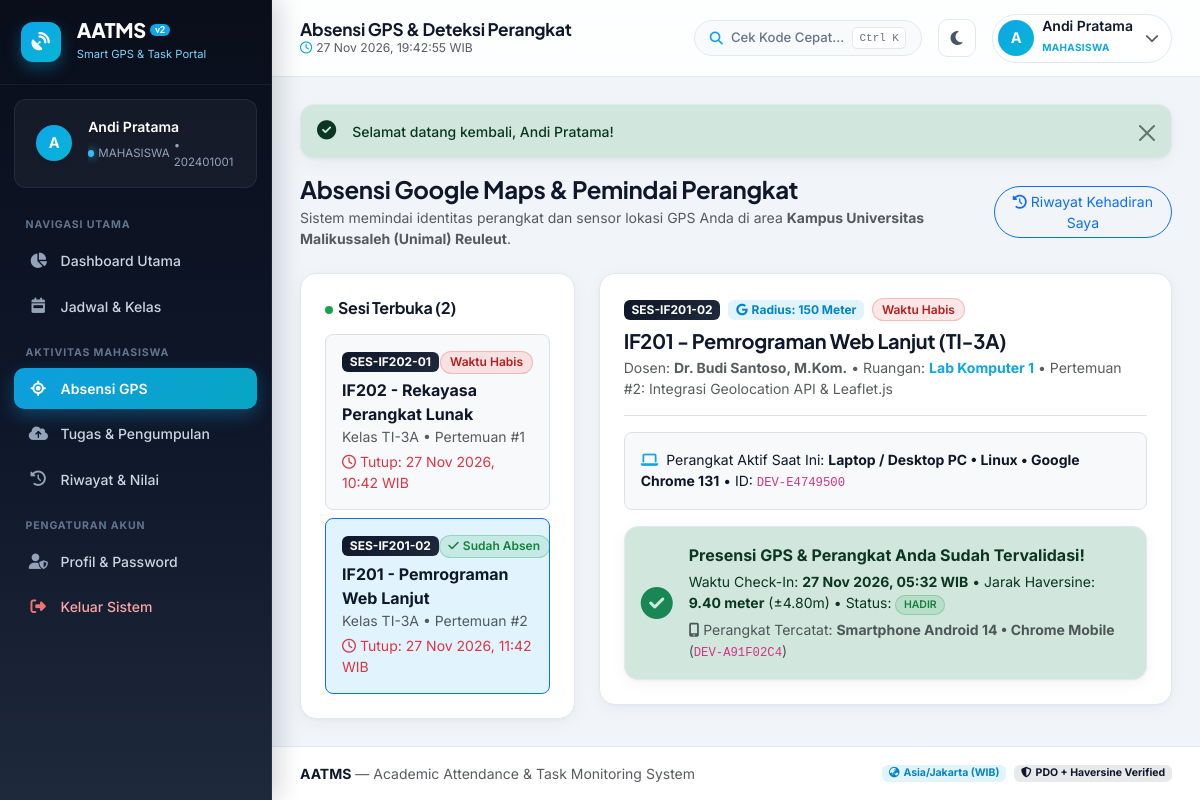
The page /public/mahasiswa/attendance.php?session_id=2 (signed in) on the database its author committed.
### tables this page shows
CREATE TABLE `attendance_sessions` (
  `id` INT AUTO_INCREMENT PRIMARY KEY,
  `class_id` INT NOT NULL,
  `dosen_id` INT NOT NULL,
  `session_code` VARCHAR(20) NOT NULL UNIQUE,
  `meeting_number` INT NOT NULL,
  `topic` VARCHAR(255) NOT NULL,
  `target_lat` DECIMAL(10, 8) NOT NULL,
  `target_lng` DECIMAL(11, 8) NOT NULL,
  `radius_meters` INT NOT NULL DEFAULT 100,
  `opened_at` DATETIME NOT NULL,
  `closed_at` DATETIME NOT NULL,
  `status` ENUM('open','closed') NOT NULL DEFAULT 'open',
  CONSTRAINT `fk_att_sessions_class` FOREIGN KEY (`class_id`) REFERENCES `classes`(`id`) ON DELETE CASCADE ON UPDATE CASCADE,
  CONSTRAINT `fk_att_sessions_dosen` FOREIGN KEY (`dosen_id`) REFERENCES `users`(`id`) ON DELETE CASCADE ON UPDATE CASCADE
);

CREATE TABLE `courses` (
  `id` INT AUTO_INCREMENT PRIMARY KEY,
  `course_code` VARCHAR(20) NOT NULL UNIQUE,
  `course_name` VARCHAR(100) NOT NULL,
  `sks` TINYINT NOT NULL,
  `dosen_id` INT NOT NULL,
  `semester_id` INT NOT NULL,
  CONSTRAINT `fk_courses_dosen` FOREIGN KEY (`dosen_id`) REFERENCES `users`(`id`) ON DELETE RESTRICT ON UPDATE CASCADE,
  CONSTRAINT `fk_courses_semester` FOREIGN KEY (`semester_id`) REFERENCES `semesters`(`id`) ON DELETE RESTRICT ON UPDATE CASCADE
);

CREATE TABLE `classes` (
  `id` INT AUTO_INCREMENT PRIMARY KEY,
  `course_id` INT NOT NULL,
  `class_name` VARCHAR(50) NOT NULL,
  `schedule_day` VARCHAR(20) NOT NULL,
  `start_time` TIME NOT NULL,
  `end_time` TIME NOT NULL,
  `room` VARCHAR(50) NOT NULL,
  CONSTRAINT `fk_classes_course` FOREIGN KEY (`course_id`) REFERENCES `courses`(`id`) ON DELETE CASCADE ON UPDATE CASCADE
);

CREATE TABLE `users` (
  `id` INT AUTO_INCREMENT PRIMARY KEY,
  `username` VARCHAR(50) NOT NULL UNIQUE,
  `password_hash` VARCHAR(255) NOT NULL,
  `full_name` VARCHAR(100) NOT NULL,
  `email` VARCHAR(100) NOT NULL UNIQUE,
  `role` ENUM('admin','dosen','mahasiswa','kaprodi') NOT NULL,
  `nim_nidn` VARCHAR(30) DEFAULT NULL,
  `is_active` TINYINT(1) NOT NULL DEFAULT 1,
  `created_at` TIMESTAMP NOT NULL DEFAULT CURRENT_TIMESTAMP
);

CREATE TABLE `attendances` (
  `id` INT AUTO_INCREMENT PRIMARY KEY,
  `session_id` INT NOT NULL,
  `student_id` INT NOT NULL,
  `check_in_time` DATETIME NOT NULL,
  `student_lat` DECIMAL(10, 8) NOT NULL,
  `student_lng` DECIMAL(11, 8) NOT NULL,
  `distance_meters` DECIMAL(10, 2) NOT NULL,
  `gps_accuracy` DECIMAL(10, 2) DEFAULT NULL,
  `device_info` VARCHAR(180) DEFAULT NULL,
  `device_fingerprint` VARCHAR(64) DEFAULT NULL,
  `ip_address` VARCHAR(45) DEFAULT NULL,
  `status` ENUM('hadir','terlambat','izin','sakit','alpha') NOT NULL DEFAULT 'hadir',
  `location_valid` TINYINT(1) NOT NULL DEFAULT 1,
  UNIQUE KEY `uq_session_student` (`session_id`, `student_id`),
  CONSTRAINT `fk_attendances_session` FOREIGN KEY (`session_id`) REFERENCES `attendance_sessions`(`id`) ON DELETE CASCADE ON UPDATE CASCADE,
  CONSTRAINT `fk_attendances_student` FOREIGN KEY (`student_id`) REFERENCES `users`(`id`) ON DELETE CASCADE ON UPDATE CASCADE
);

### includes/functions.php (called while the page is built, shortened)
<?php
function e(?string $str): string
{
    return htmlspecialchars((string)$str, ENT_QUOTES, 'UTF-8');
}
function formatDateTime(?string $datetime, bool $withTime = true): string
{
    $ts = strtotime($datetime);
    $months = [
        1 => 'Jan', 'Feb', 'Mar', 'Apr', 'Mei', 'Jun',
        'Jul', 'Agu', 'Sep', 'Okt', 'Nov', 'Des'
    ];
    $day = date('d', $ts);
    $month = $months[(int)date('n', $ts)] ?? date('M', $ts);
    $year = date('Y', $ts);
    return "$day $month $year, " . date('H:i', $ts) . ' WIB';
}

### public/mahasiswa/attendance.php (the view, shortened to what this page needs)
<?php
$pdo = getDB();
$user = currentUser();
$studentId = (int)$user['id'];
$stmt = $pdo->prepare("
    SELECT s.*, cl.class_name, cl.room, c.course_code, c.course_name, u.full_name AS dosen_name,
           a.id AS attendance_id, a.check_in_time, a.distance_meters, a.gps_accuracy,
           a.device_info, a.device_fingerprint, a.status AS my_status
    FROM attendance_sessions s
    JOIN class_enrollments ce ON s.class_id = ce.class_id
    JOIN classes cl ON s.class_id = cl.id
    JOIN courses c ON cl.course_id = c.id
    JOIN users u ON s.dosen_id = u.id
    LEFT JOIN attendances a ON a.session_id = s.id AND a.student_id = ?
    WHERE ce.student_id = ? AND s.status = 'open'
    ORDER BY s.opened_at DESC
");
$stmt->execute([$studentId, $studentId]);
$openSessions = $stmt->fetchAll();
$selectedSessionId = (int)($_GET['session_id'] ?? ($openSessions[0]['id'] ?? 0));
$activeSession = null;
foreach ($openSessions as $os) {
    if ((int)$os['id'] === $selectedSessionId) {
        $activeSession = $os;
        break;
    }
}
include __DIR__ . '/../../includes/header.php';
?>
<div class="d-flex flex-column flex-md-row justify-content-between align-items-md-center mb-4 gap-2">
    <div>
        <h4 class="fw-bold mb-1">Absensi Google Maps &amp; Pemindai Perangkat</h4>
        <p class="text-muted small mb-0">
            Sistem memindai identitas perangkat dan sensor lokasi GPS Anda di area <strong><?= e(CAMPUS_NAME) ?></strong>.
        </p>
    </div>
    <a href="<?= e(BASE_URL) ?>/mahasiswa/history.php" class="btn btn-outline-primary btn-sm rounded-pill px-3">
        <i class="fa-solid fa-clock-rotate-left me-1"></i>Riwayat Kehadiran Saya
    </a>
</div>
<?php if (empty($openSessions)): ?>
    <div class="card-custom p-5 text-center">
        <div class="brand-icon mx-auto mb-3" style="width: 60px; height: 60px; font-size: 1.5rem;">
            <i class="fa-solid fa-satellite-dish"></i>
        </div>
        <h5 class="fw-bold">Tidak Ada Sesi Absensi yang Sedang Dibuka</h5>
        <p class="text-muted small mb-0">Sesi absensi GPS akan muncul secara otomatis di sini ketika Dosen Pengampu mengaktifkannya.</p>
    </div>
<?php else: ?>
    <div class="row g-4">
        <div class="col-lg-4">
            <div class="card-custom p-3 p-md-4">
                <h6 class="fw-bold mb-3"><span class="pulse-dot"></span>Sesi Terbuka (<?= count($openSessions) ?>)</h6>
                <div class="d-flex flex-column gap-2">
                    <?php foreach ($openSessions as $s): ?>
                        <?php $isSelected = ($activeSession && (int)$activeSession['id'] === (int)$s['id']); ?>
                        <a href="attendance.php?session_id=<?= (int)$s['id'] ?>"
                           class="p-3 rounded-3 text-decoration-none border <?= $isSelected ? 'border-primary bg-sky-soft' : 'bg-light text-slate-800' ?>">
                            <div class="d-flex justify-content-between align-items-center mb-1">
                                <span class="badge bg-navy"><?= e($s['session_code']) ?></span>
                                <?php if ($s['attendance_id']): ?>
                                    <span class="badge badge-status-green"><i class="fa-solid fa-check me-1"></i>Sudah Absen</span>
                                <?php else: ?>
                                    <span class="badge badge-status-yellow" data-countdown="<?= e($s['closed_at']) ?>">Aktif</span>
                                <?php endif; ?>
                            </div>
                            <div class="fw-bold text-slate-800"><?= e($s['course_code']) ?> - <?= e($s['course_name']) ?></div>
                            <div class="small text-muted">Kelas <?= e($s['class_name']) ?> &bull; Pertemuan #<?= (int)$s['meeting_number'] ?></div>
                            <div class="small text-danger mt-1">
                                <i class="fa-regular fa-clock me-1"></i>Tutup: <?= e(formatDateTime($s['closed_at'])) ?>
                            </div>
                        </a>
                    <?php endforeach; ?>
                </div>
            </div>
        </div>
        <div class="col-lg-8">
            <?php if ($activeSession): ?>
                <div class="card-custom p-3 p-md-4">
                    <div class="d-flex flex-wrap justify-content-between align-items-start gap-2 mb-3 border-bottom pb-3">
                        <div>
                            <div class="d-flex flex-wrap align-items-center gap-2">
                                <span class="badge bg-navy"><?= e($activeSession['session_code']) ?></span>
                                <span class="badge bg-sky-soft"><i class="fa-brands fa-google me-1"></i>Radius: <?= (int)$activeSession['radius_meters'] ?> Meter</span>
                                <span class="badge badge-status-yellow" data-countdown="<?= e($activeSession['closed_at']) ?>">Aktif</span>
                            </div>
                            <h5 class="fw-bold mt-2 mb-1"><?= e($activeSession['course_code']) ?> - <?= e($activeSession['course_name']) ?> (<?= e($activeSession['class_name']) ?>)</h5>
                            <div class="small text-muted">
                                Dosen: <strong><?= e($activeSession['dosen_name']) ?></strong> &bull;
                                Ruangan: <strong class="text-sky"><?= e($activeSession['room']) ?></strong> &bull;
                                Pertemuan #<?= (int)$activeSession['meeting_number'] ?>: <?= e($activeSession['topic']) ?>
                            </div>
                        </div>
                    </div>
                    <div id="studentDeviceScannerBox" class="p-3 rounded-3 border bg-light mb-3">
                    </div>
                    <?php if ($activeSession['attendance_id']): ?>
                        <div class="alert alert-success modern-alert d-flex align-items-center gap-3 mb-0">
                            <i class="fa-solid fa-circle-check fs-2 text-success"></i>
                            <div>
                                <div class="fw-bold">Presensi GPS &amp; Perangkat Anda Sudah Tervalidasi!</div>
                                <div class="small mt-1">
                                    Waktu Check-In: <strong><?= e(formatDateTime($activeSession['check_in_time'])) ?></strong> &bull;
                                    Jarak Haversine: <strong><?= e((string)$activeSession['distance_meters']) ?> meter</strong>
                                    <?= $activeSession['gps_accuracy'] ? ' (±' . e((string)$activeSession['gps_accuracy']) . 'm)' : '' ?> &bull;
                                    Status: <span class="badge badge-status-green text-uppercase"><?= e($activeSession['my_status']) ?></span>
                                </div>
                                <?php if (!empty($activeSession['device_info'])): ?>
                                    <div class="small text-muted mt-1">
                                        <i class="fa-solid fa-mobile-screen me-1"></i>Perangkat Tercatat: <strong><?= e($activeSession['device_info']) ?></strong>
                                        (<code><?= e($activeSession['device_fingerprint'] ?? '-') ?></code>)
                                    </div>
                                <?php endif; ?>
                            </div>
                        </div>
                    <?php endif; ?>
                </div>
            <?php endif; ?>
        </div>
    </div>
<?php endif; ?>
<?php include __DIR__ . '/../../includes/footer.php'; ?>

### public/assets/css/style.css (style rules this page uses)
:root { --navy-950: #090E1A; --navy-900: #0F172A; --navy-800: #1E293B; --navy-700: #334155; --sky-400: #38BDF8; --sky-500: #0EA5E9; --sky-600: #0284C7; --cyan-500: #06B6D4; --sky-100: #E0F2FE; --bg-body: #F1F5F9; --bg-surface: #FFFFFF; --bg-surface-alt: #F8FAFC; --bg-topbar: rgba(255, 255, 255, 0.86); --border-subtle: #E2E8F0; --text-primary: #0F172A; --text-secondary: #475569; --text-muted-custom: #64748B; --sidebar-width: 272px; --radius-lg: 16px; --radius-md: 12px; --shadow-soft: 0 4px 20px -2px rgba(15, 23, 42, 0.05), 0 1px 3px rgba(15, 23, 42, 0.03); --shadow-hover: 0 14px 30px -6px rgba(15, 23, 42, 0.09), 0 4px 10px -2px rgba(14, 165, 233, 0.06); }
* { box-sizing: border-box; }
body { font-family: 'Inter', -apple-system, BlinkMacSystemFont, 'Segoe UI', Roboto, sans-serif; background-color: var(--bg-body); color: var(--text-primary); margin: 0; padding: 0; overflow-x: hidden; transition: background-color 0.25s ease, color 0.25s ease; }
h1, h2, h3, h4, h5, h6, .fw-extrabold, .stat-value { font-family: 'Plus Jakarta Sans', 'Inter', sans-serif; letter-spacing: -0.015em; }
.bg-navy { background: linear-gradient(135deg, var(--navy-900), var(--navy-800)) !important; }
.bg-sky-soft { background-color: rgba(14, 165, 233, 0.12) !important; color: var(--sky-600) !important; }
.text-sky { color: var(--sky-500) !important; }
.text-slate-800 { color: var(--text-primary) !important; }
.card-custom { background: var(--bg-surface); border: 1px solid var(--border-subtle); border-radius: var(--radius-lg); box-shadow: var(--shadow-soft); transition: box-shadow 0.2s ease, border-color 0.2s ease; }
.badge-status-green { background-color: rgba(22, 163, 74, 0.13); color: #15803D; border: 1px solid rgba(22, 163, 74, 0.28); font-weight: 600; padding: 0.38em 0.72em; border-radius: 999px; }
.badge-status-red { background-color: rgba(239, 68, 68, 0.13); color: #B91C1C; border: 1px solid rgba(239, 68, 68, 0.28); font-weight: 600; padding: 0.38em 0.72em; border-radius: 999px; }
.pulse-dot { width: 8px; height: 8px; border-radius: 50%; background-color: #16A34A; display: inline-block; margin-right: 5px; animation: radarPulse 1.6s infinite; }
.modern-alert { border-radius: 14px; border: 1px solid var(--border-subtle); box-shadow: var(--shadow-soft); }

### rows shown on the page
attendance_sessions: session_code "SES-IF202-01", courses.course_code "IF202", courses.course_name "Rekayasa Perangkat Lunak", class.class_name "TI-3A", meeting_number "1", closed_at "27 Nov 2026, 10:42 WIB"
attendance_sessions: session_code "SES-IF201-02", shows "Sudah Absen", courses.course_code "IF201", courses.course_name "Pemrograman Web Lanjut", class.class_name "TI-3A", meeting_number "2", closed_at "27 Nov 2026, 11:42 WIB", radius_meters "150", topic "Integrasi Geolocation API & Leaflet.js"
courses: course_code "IF201", course_name "Pemrograman Web Lanjut"
classes: class_name "TI-3A", room "Lab Komputer 1"
users: full_name "Dr. Budi Santoso, M.Kom."
attendances: check_in_time "27 Nov 2026, 05:32 WIB", distance_meters "9.40", gps_accuracy "4.80", status "HADIR", device_info "Smartphone Android 14 • Chrome Mobile", device_fingerprint "DEV-A91F02C4"

### other values the page prints
APP_NAME "AATMS"
substr($user['full_name'] ?? 'U', 0, 1) "A"
$user['full_name'] "Andi Pratama"
$role "MAHASISWA"
$user['nim_nidn'] "202401001"
$pageTitle "Absensi GPS & Deteksi Perangkat"
$user['role'] "MAHASISWA"
$flash['message'] "Selamat datang kembali, Andi Pratama!"
CAMPUS_NAME "Kampus Universitas Malikussaleh (Unimal) Reuleut"
count($openSessions) "2"
APP_FULL_NAME "Academic Attendance & Task Monitoring System"
